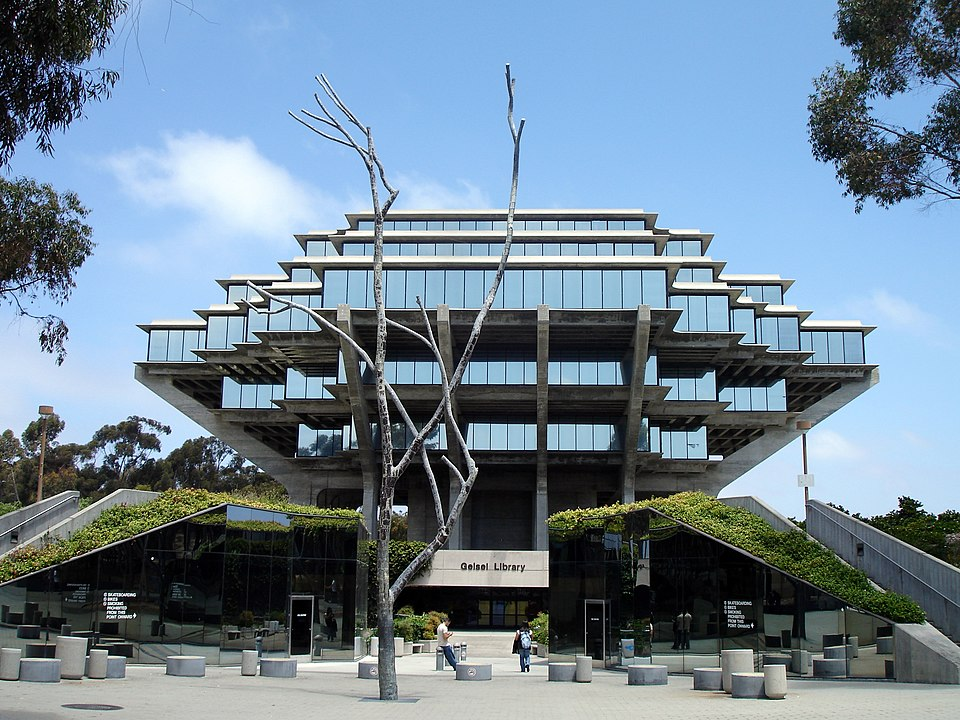
%> input picture assets/Geisel Library.jpg, 960 x 720 px
$ octave LowRankApproximation.m   (GNU Octave 9; MATLAB toolbox functions it lacks are replaced by stand-ins)
%> lines starting %> are read from the running program, lines starting %| are printed output that depends on the picture
clc; clear;

A = imread("assets/Geisel Library.jpg");
%> A is the input picture: size 720x960x3 uint8; mean R, G, B 112.6, 132.7, 148.8
A = im2double(A);
%> A: size 720x960x3 double
A = rgb2gray(A);
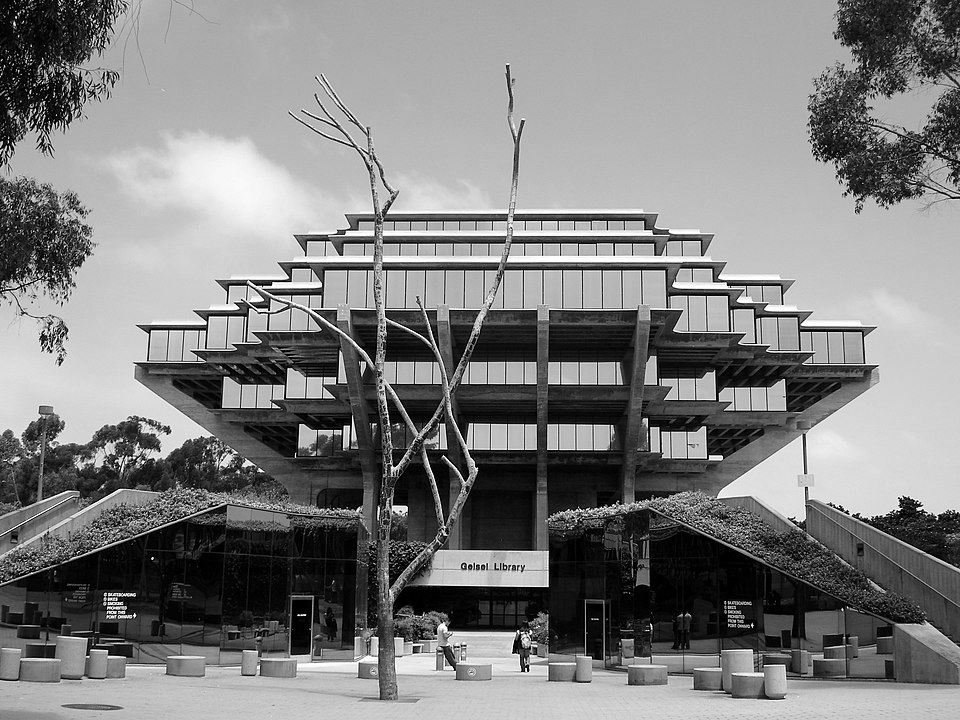
%> A: size 720x960 double; min 0, max 1, mean 0.504

[m, n] = size(A);
%> m = 720; n = 960
K = [10,40,80,160];
A_k = cell(1,length(K));
Error = zeros(1,length(K));

[U,S,V] = svd(A);
idx = 1;

for k = K
    A_k{idx} = U(:,1:k)*S(1:k,1:k)*V(:,1:k)';
    Error(1,idx) = norm(A-A_k{idx}, 'fro');
    fprintf('Error for k = %d is %.2f\n',k,Error(1,idx'));
    idx = idx + 1;
end
%> this loop made 4 passes
%| Error for k = 10 is 108.50
%| Error for k = 40 is 75.58
%| Error for k = 80 is 60.40
%| Error for k = 160 is 42.07
%> after the loop, A_k = 4 items; Error = [108.5 75.58 60.4 42.07]; idx = 5

figure(1)
subplot(1,2,1)
plot(K,Error,'-o')
grid on
xlabel('$k$','Interpreter','latex')
ylabel('$\|A-A_k\|_\mathcal{F}$','Interpreter','latex')

subplot(1,2,2)
plot(K,m*n-(m+n+1)*K,'-o')
grid on
xlabel('$k$','Interpreter','latex')
ylabel('Total savings','Interpreter','latex')
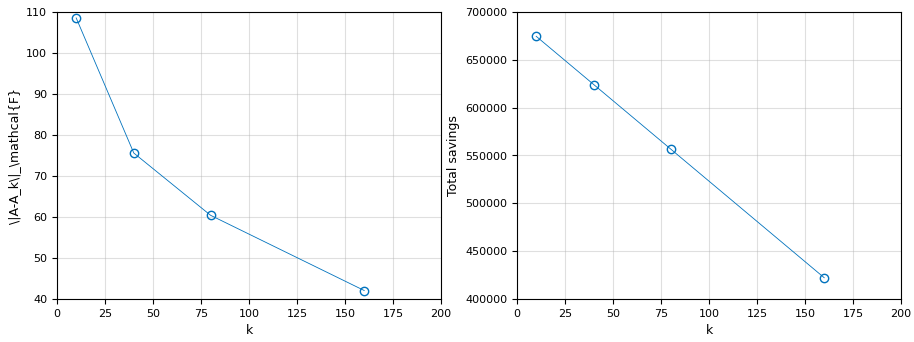
%> figure redrawn from the program's plot data, 2 panels
